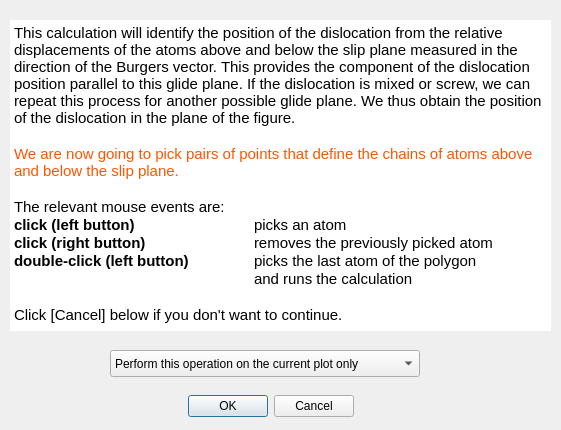
<?xml version="1.0" encoding="UTF-8"?>
<ui version="4.0">
 <class>DFindDPosPeierlsNabarro</class>
 <widget class="QDialog" name="DFindDPosPeierlsNabarro">
  <property name="geometry">
   <rect>
    <x>0</x>
    <y>0</y>
    <width>561</width>
    <height>430</height>
   </rect>
  </property>
  <property name="windowTitle">
   <string>Dislocation position using the Peierls-Nabarro construction</string>
  </property>
  <widget class="QDialogButtonBox" name="buttonBox">
   <property name="geometry">
    <rect>
     <x>150</x>
     <y>390</y>
     <width>241</width>
     <height>32</height>
    </rect>
   </property>
   <property name="layoutDirection">
    <enum>Qt::LeftToRight</enum>
   </property>
   <property name="orientation">
    <enum>Qt::Horizontal</enum>
   </property>
   <property name="standardButtons">
    <set>QDialogButtonBox::Cancel|QDialogButtonBox::Ok</set>
   </property>
   <property name="centerButtons">
    <bool>true</bool>
   </property>
  </widget>
  <widget class="QTextEdit" name="textEdit">
   <property name="enabled">
    <bool>true</bool>
   </property>
   <property name="geometry">
    <rect>
     <x>10</x>
     <y>20</y>
     <width>541</width>
     <height>311</height>
    </rect>
   </property>
   <property name="acceptDrops">
    <bool>false</bool>
   </property>
   <property name="autoFillBackground">
    <bool>false</bool>
   </property>
   <property name="frameShape">
    <enum>QFrame::NoFrame</enum>
   </property>
   <property name="frameShadow">
    <enum>QFrame::Plain</enum>
   </property>
   <property name="midLineWidth">
    <number>0</number>
   </property>
   <property name="readOnly">
    <bool>true</bool>
   </property>
   <property name="html">
    <string>&lt;!DOCTYPE HTML PUBLIC &quot;-//W3C//DTD HTML 4.0//EN&quot; &quot;http://www.w3.org/TR/REC-html40/strict.dtd&quot;&gt;
&lt;html&gt;&lt;head&gt;&lt;meta name=&quot;qrichtext&quot; content=&quot;1&quot; /&gt;&lt;style type=&quot;text/css&quot;&gt;
p, li { white-space: pre-wrap; }
&lt;/style&gt;&lt;/head&gt;&lt;body style=&quot; font-family:'Sans'; font-size:10pt; font-weight:400; font-style:normal;&quot;&gt;
&lt;p style=&quot; margin-top:0px; margin-bottom:0px; margin-left:0px; margin-right:0px; -qt-block-indent:0; text-indent:0px;&quot;&gt;&lt;span style=&quot; font-family:'Droid Sans'; font-size:11pt;&quot;&gt;This calculation will identify the position of the dislocation from the relative displacements of the atoms above and below the slip plane measured in the direction of the Burgers vector. This provides the component of the dislocation position parallel to this glide plane. If the dislocation is mixed or screw, we can repeat this process for another possible glide plane. We thus obtain the position of the dislocation in the plane of the figure.&lt;/span&gt;&lt;/p&gt;
&lt;p style=&quot;-qt-paragraph-type:empty; margin-top:0px; margin-bottom:0px; margin-left:0px; margin-right:0px; -qt-block-indent:0; text-indent:0px; font-family:'Droid Sans'; font-size:11pt;&quot;&gt;&lt;br /&gt;&lt;/p&gt;
&lt;p style=&quot; margin-top:0px; margin-bottom:0px; margin-left:0px; margin-right:0px; -qt-block-indent:0; text-indent:0px;&quot;&gt;&lt;span style=&quot; font-family:'Ubuntu'; font-size:11pt; color:#ff5500;&quot;&gt;We are now going to pick pairs of points that define the chains of atoms above and below the slip plane.&lt;/span&gt;&lt;/p&gt;
&lt;p style=&quot;-qt-paragraph-type:empty; margin-top:0px; margin-bottom:0px; margin-left:0px; margin-right:0px; -qt-block-indent:0; text-indent:0px; font-family:'Ubuntu'; font-size:11pt;&quot;&gt;&lt;br /&gt;&lt;/p&gt;
&lt;p style=&quot; margin-top:0px; margin-bottom:0px; margin-left:0px; margin-right:0px; -qt-block-indent:0; text-indent:0px;&quot;&gt;&lt;span style=&quot; font-family:'Ubuntu'; font-size:11pt;&quot;&gt;The relevant mouse events are:&lt;/span&gt;&lt;/p&gt;
&lt;p style=&quot; margin-top:0px; margin-bottom:0px; margin-left:0px; margin-right:0px; -qt-block-indent:0; text-indent:0px;&quot;&gt;&lt;span style=&quot; font-family:'Ubuntu'; font-size:11pt; font-weight:600;&quot;&gt;click (left button)	&lt;/span&gt;&lt;span style=&quot; font-family:'Ubuntu'; font-size:11pt;&quot;&gt;	picks an atom&lt;/span&gt;&lt;/p&gt;
&lt;p style=&quot; margin-top:0px; margin-bottom:0px; margin-left:0px; margin-right:0px; -qt-block-indent:0; text-indent:0px;&quot;&gt;&lt;span style=&quot; font-family:'Ubuntu'; font-size:11pt; font-weight:600;&quot;&gt;click (right button)&lt;/span&gt;&lt;span style=&quot; font-family:'Ubuntu'; font-size:11pt;&quot;&gt;		removes the previously picked atom&lt;/span&gt;&lt;/p&gt;
&lt;p style=&quot; margin-top:0px; margin-bottom:0px; margin-left:0px; margin-right:0px; -qt-block-indent:0; text-indent:0px;&quot;&gt;&lt;span style=&quot; font-family:'Ubuntu'; font-size:11pt; font-weight:600;&quot;&gt;double-click (left button)&lt;/span&gt;&lt;span style=&quot; font-family:'Ubuntu'; font-size:11pt;&quot;&gt;	picks the last atom of the polygon&lt;/span&gt;&lt;/p&gt;
&lt;p style=&quot; margin-top:0px; margin-bottom:0px; margin-left:0px; margin-right:0px; -qt-block-indent:0; text-indent:0px;&quot;&gt;&lt;span style=&quot; font-family:'Ubuntu'; font-size:11pt;&quot;&gt;			and runs the calculation&lt;/span&gt;&lt;/p&gt;
&lt;p style=&quot;-qt-paragraph-type:empty; margin-top:0px; margin-bottom:0px; margin-left:0px; margin-right:0px; -qt-block-indent:0; text-indent:0px; font-family:'Ubuntu'; font-size:11pt;&quot;&gt;&lt;br /&gt;&lt;/p&gt;
&lt;p style=&quot; margin-top:0px; margin-bottom:0px; margin-left:0px; margin-right:0px; -qt-block-indent:0; text-indent:0px;&quot;&gt;&lt;span style=&quot; font-family:'Ubuntu'; font-size:11pt;&quot;&gt;Click [Cancel] below if you don't want to continue.&lt;/span&gt;&lt;/p&gt;&lt;/body&gt;&lt;/html&gt;</string>
   </property>
   <property name="acceptRichText">
    <bool>false</bool>
   </property>
   <property name="textInteractionFlags">
    <set>Qt::NoTextInteraction</set>
   </property>
  </widget>
  <widget class="QComboBox" name="applyHow">
   <property name="geometry">
    <rect>
     <x>110</x>
     <y>350</y>
     <width>310</width>
     <height>27</height>
    </rect>
   </property>
   <item>
    <property name="text">
     <string>Perform this operation on the current plot only</string>
    </property>
   </item>
   <item>
    <property name="text">
     <string>Perform this operation on all selected plots</string>
    </property>
   </item>
  </widget>
 </widget>
 <resources/>
 <connections>
  <connection>
   <sender>buttonBox</sender>
   <signal>accepted()</signal>
   <receiver>DFindDPosPeierlsNabarro</receiver>
   <slot>accept()</slot>
   <hints>
    <hint type="sourcelabel">
     <x>248</x>
     <y>254</y>
    </hint>
    <hint type="destinationlabel">
     <x>157</x>
     <y>274</y>
    </hint>
   </hints>
  </connection>
  <connection>
   <sender>buttonBox</sender>
   <signal>rejected()</signal>
   <receiver>DFindDPosPeierlsNabarro</receiver>
   <slot>reject()</slot>
   <hints>
    <hint type="sourcelabel">
     <x>316</x>
     <y>260</y>
    </hint>
    <hint type="destinationlabel">
     <x>286</x>
     <y>274</y>
    </hint>
   </hints>
  </connection>
 </connections>
</ui>
